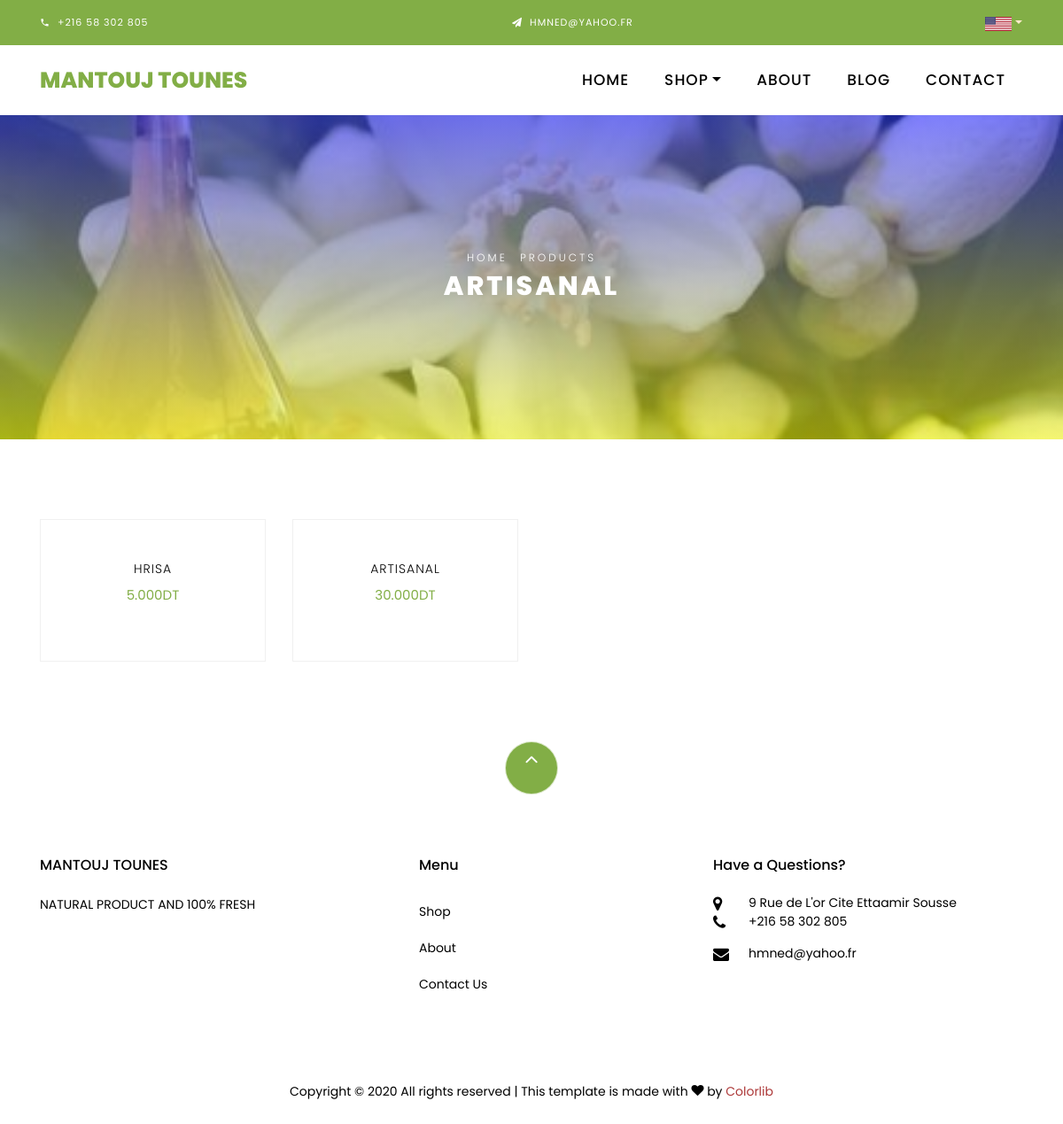
/artisanal, run on an earlier commit of the app's database.
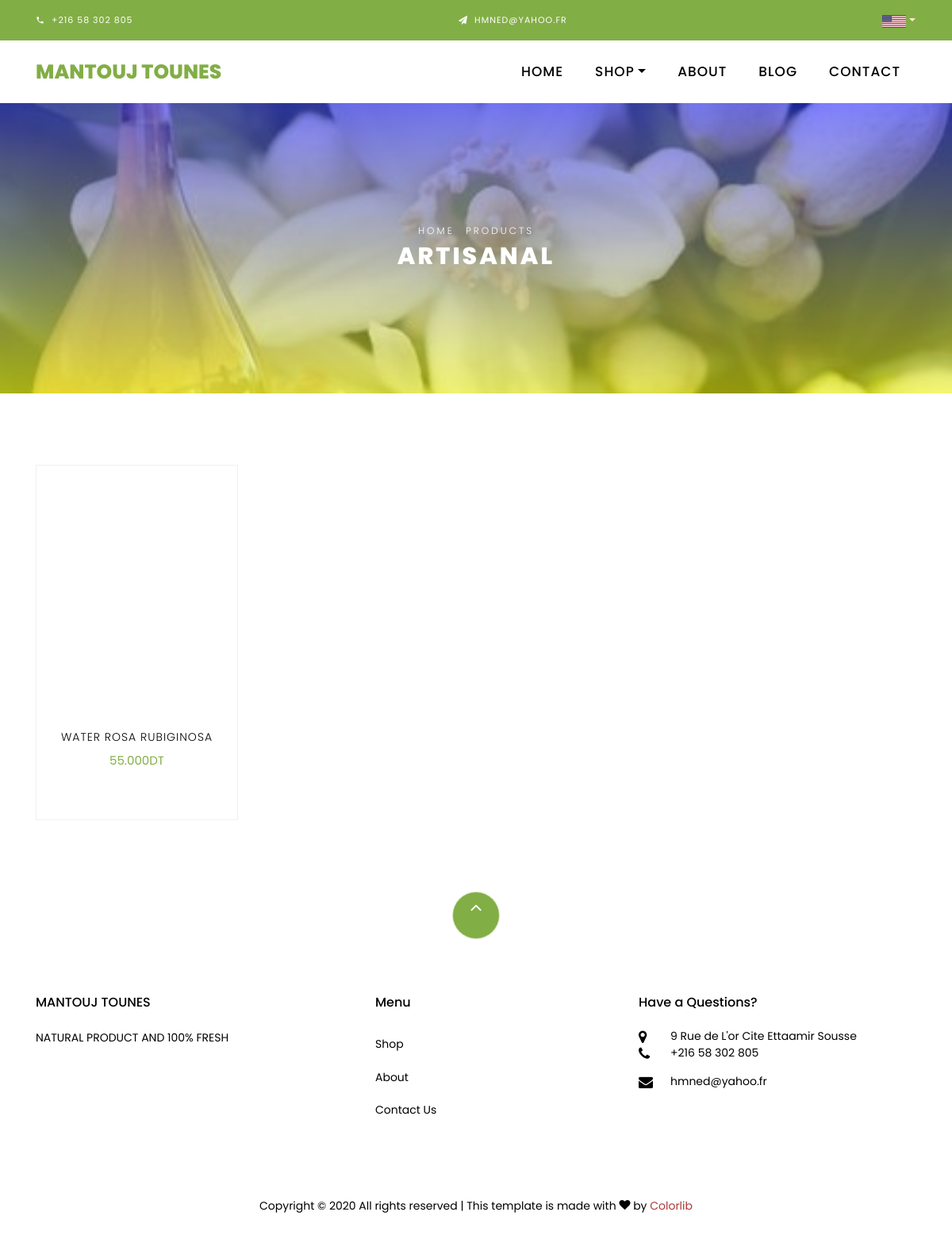
And on a later commit of the database.
### princ/models.py (models this page shows, shortened)
class ArtisanalProduct(models.Model):
    name = models.CharField(max_length=50000)
    price = models.DecimalField(decimal_places=3, max_digits=6)
    image = models.ImageField(upload_to='pics')
    description = models.TextField(max_length=10000000)

### princ/views.py (the view)
# urls.py: path('artisanal', views.artisanal, name='artisanal'),
def artisanal(request):
    Products = ArtisanalProduct.objects.all()
    return render(request, 'artisanal.html', context={'products': Products})

### template/artisanal.html (shortened to what the changed rows need)
{% load static %}
<!DOCTYPE html>
<html lang="en">
  <head>
    <link rel="stylesheet" href="{% static 'css/open-iconic-bootstrap.min.css' %}">
    <link rel="stylesheet" href="{% static 'css/animate.css' %}">
    <link rel="stylesheet" href="{% static 'css/owl.carousel.min.css' %}">
    <link rel="stylesheet" href="{% static 'css/owl.theme.default.min.css' %}">
    <link rel="stylesheet" href="{% static 'css/magnific-popup.css' %}">
    <link rel="stylesheet" href="{% static 'css/aos.css' %}">
    <link rel="stylesheet" href="{% static 'css/ionicons.min.css' %}">
    <link rel="stylesheet" href="{% static 'css/bootstrap-datepicker.css' %}">
    <link rel="stylesheet" href="{% static 'css/jquery.timepicker.css' %}">
    <link rel="stylesheet" href="{% static 'css/flaticon.css' %}">
    <link rel="stylesheet" href="{% static 'css/icomoon.css' %}">
    <link rel="stylesheet" href="{% static 'css/style.css' %}">
  </head>
  <body class="goto-here">
    <div class="hero-wrap hero-bread" style="background-image:linear-gradient(rgba(0, 0, 255, 0.5), rgba(255, 255, 0, 0.5)), url({% static 'images/img44.jpg' %});">
      <div class="container">
        <div class="row no-gutters slider-text align-items-center justify-content-center">
          <div class="col-md-9 ftco-animate text-center">
            <h1 class="mb-0 bread">Artisanal</h1>
          </div>
        </div>
      </div>
    </div>
    <section class="ftco-section">
    	<div class="container">
    		<div class="row">
          {% for prod in products %}
    			<div class="col-md-6 col-lg-3 ftco-animate">
    				<div class="product">
    					<a href="#" class="img-prod"><img class="img-fluid" src="{{ prod.image.url }}" alt="Colorlib Template">
    					</a>
    					<div class="text py-3 pb-4 px-3 text-center">
    						<h3><a href="#">{{ prod.name }}</a></h3>
    						<div class="d-flex">
    							<div class="pricing">
                    <p class="price"><span class="price-sale">{{ prod.price }}DT</span>
                      <h3><a href="#">{{ prod.description }}</a></h3></p>
		    					</div>
	    					</div>
    					</div>
    				</div>
          </div>
          {% endfor %}
    		</div>
    	</div>
    </section>
  <footer class="ftco-footer ftco-section">
    <div class="container">
      <div class="row mb-5">
        <div class="col-md">
          <div class="ftco-footer-widget mb-4">
            <h2 class="ftco-heading-2">MANTOUJ TOUNES</h2>
          </div>
        </div>
        <div class="col-md">
          <div class="ftco-footer-widget mb-4 ml-md-5">
            <h2 class="ftco-heading-2">Menu</h2>
          </div>
        </div>
        <div class="col-md">
          <div class="ftco-footer-widget mb-4">
            <h2 class="ftco-heading-2">Have a Questions?</h2>
          </div>
        </div>
      </div>
    </div>
  </footer>
  </body>
</html>

What changed in the data, as far as the page shows it:
removed ArtisanalProduct: name "HRISA", price "5.000"
removed ArtisanalProduct: name "ARTISANAL", price "30.000"
added ArtisanalProduct: name "WATER ROSA RUBIGINOSA", price "55.000"
